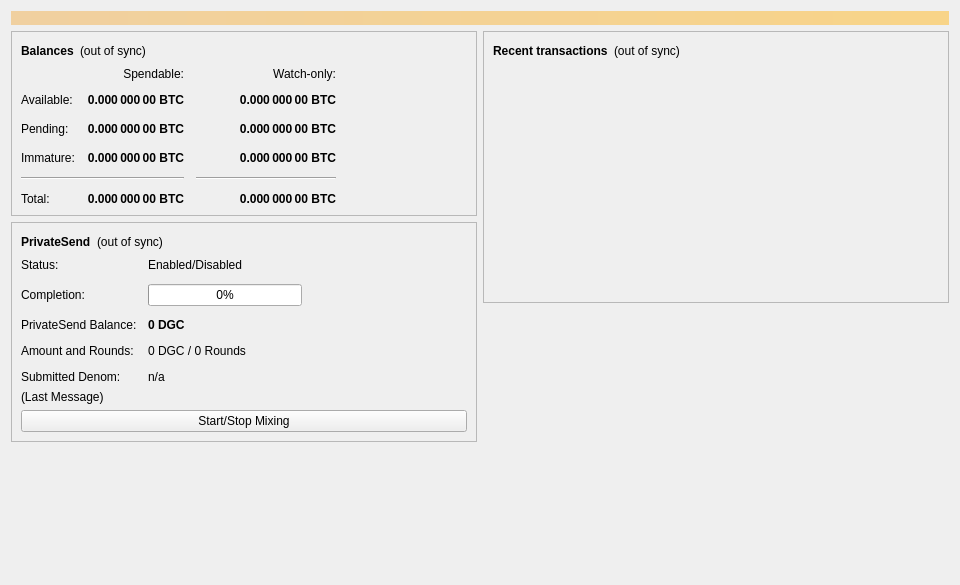
<?xml version="1.0" encoding="UTF-8"?>
<ui version="4.0">
 <class>OverviewPage</class>
 <widget class="QWidget" name="OverviewPage">
  <property name="geometry">
   <rect>
    <x>0</x>
    <y>0</y>
    <width>960</width>
    <height>585</height>
   </rect>
  </property>
  <property name="minimumSize">
   <size>
    <width>960</width>
    <height>0</height>
   </size>
  </property>
  <property name="windowTitle">
   <string>Form</string>
  </property>
  <layout class="QVBoxLayout" name="topLayout">
   <item>
    <widget class="QLabel" name="labelAlerts">
     <property name="visible">
      <bool>false</bool>
     </property>
     <property name="styleSheet">
      <string notr="true">QLabel { background-color: qlineargradient(x1: 0, y1: 0, x2: 1, y2: 0, stop:0 #F0D0A0, stop:1 #F8D488); color:#000000; }</string>
     </property>
     <property name="wordWrap">
      <bool>true</bool>
     </property>
     <property name="margin">
      <number>3</number>
     </property>
     <property name="textInteractionFlags">
      <set>Qt::TextSelectableByMouse</set>
     </property>
    </widget>
   </item>
   <item>
    <layout class="QHBoxLayout" name="horizontalLayout" stretch="1,1">
     <item>
      <layout class="QVBoxLayout" name="verticalLayout_2">
       <item>
        <widget class="QFrame" name="frame">
         <property name="frameShape">
          <enum>QFrame::StyledPanel</enum>
         </property>
         <property name="frameShadow">
          <enum>QFrame::Raised</enum>
         </property>
         <layout class="QVBoxLayout" name="verticalLayout_4">
          <item>
           <layout class="QHBoxLayout" name="horizontalLayout_4">
            <item>
             <widget class="QLabel" name="label_5">
              <property name="font">
               <font>
                <weight>75</weight>
                <bold>true</bold>
               </font>
              </property>
              <property name="text">
               <string>Balances</string>
              </property>
             </widget>
            </item>
            <item>
             <widget class="QLabel" name="labelWalletStatus">
              <property name="toolTip">
               <string>The displayed information may be out of date. Your wallet automatically synchronizes with the Dash network after a connection is established, but this process has not completed yet.</string>
              </property>
              <property name="text">
               <string notr="true">(out of sync)</string>
              </property>
              <property name="alignment">
               <set>Qt::AlignLeading|Qt::AlignLeft|Qt::AlignVCenter</set>
              </property>
             </widget>
            </item>
            <item>
             <spacer name="horizontalSpacer_3">
              <property name="orientation">
               <enum>Qt::Horizontal</enum>
              </property>
              <property name="sizeHint" stdset="0">
               <size>
                <width>40</width>
                <height>20</height>
               </size>
              </property>
             </spacer>
            </item>
           </layout>
          </item>
          <item>
           <layout class="QGridLayout" name="gridLayout">
            <property name="spacing">
             <number>12</number>
            </property>
            <item row="2" column="2">
             <widget class="QLabel" name="labelWatchPending">
              <property name="font">
               <font>
                <weight>75</weight>
                <bold>true</bold>
               </font>
              </property>
              <property name="cursor">
               <cursorShape>IBeamCursor</cursorShape>
              </property>
              <property name="toolTip">
               <string>Unconfirmed transactions to watch-only addresses</string>
              </property>
              <property name="text">
               <string notr="true">0.000 000 00 BTC</string>
              </property>
              <property name="alignment">
               <set>Qt::AlignRight|Qt::AlignTrailing|Qt::AlignVCenter</set>
              </property>
              <property name="textInteractionFlags">
               <set>Qt::LinksAccessibleByMouse|Qt::TextSelectableByKeyboard|Qt::TextSelectableByMouse</set>
              </property>
             </widget>
            </item>
            <item row="2" column="1">
             <widget class="QLabel" name="labelUnconfirmed">
              <property name="font">
               <font>
                <weight>75</weight>
                <bold>true</bold>
               </font>
              </property>
              <property name="cursor">
               <cursorShape>IBeamCursor</cursorShape>
              </property>
              <property name="toolTip">
               <string>Total of transactions that have yet to be confirmed, and do not yet count toward the spendable balance</string>
              </property>
              <property name="text">
               <string notr="true">0.000 000 00 BTC</string>
              </property>
              <property name="alignment">
               <set>Qt::AlignRight|Qt::AlignTrailing|Qt::AlignVCenter</set>
              </property>
              <property name="textInteractionFlags">
               <set>Qt::LinksAccessibleByMouse|Qt::TextSelectableByKeyboard|Qt::TextSelectableByMouse</set>
              </property>
             </widget>
            </item>
            <item row="3" column="2">
             <widget class="QLabel" name="labelWatchImmature">
              <property name="font">
               <font>
                <weight>75</weight>
                <bold>true</bold>
               </font>
              </property>
              <property name="cursor">
               <cursorShape>IBeamCursor</cursorShape>
              </property>
              <property name="toolTip">
               <string>Mined balance in watch-only addresses that has not yet matured</string>
              </property>
              <property name="text">
               <string notr="true">0.000 000 00 BTC</string>
              </property>
              <property name="alignment">
               <set>Qt::AlignRight|Qt::AlignTrailing|Qt::AlignVCenter</set>
              </property>
              <property name="textInteractionFlags">
               <set>Qt::LinksAccessibleByMouse|Qt::TextSelectableByKeyboard|Qt::TextSelectableByMouse</set>
              </property>
             </widget>
            </item>
            <item row="4" column="0" colspan="2">
             <widget class="Line" name="lineSpendableBalance">
              <property name="orientation">
               <enum>Qt::Horizontal</enum>
              </property>
             </widget>
            </item>
            <item row="4" column="2">
             <widget class="Line" name="lineWatchBalance">
              <property name="sizePolicy">
               <sizepolicy hsizetype="Preferred" vsizetype="Fixed">
                <horstretch>0</horstretch>
                <verstretch>0</verstretch>
               </sizepolicy>
              </property>
              <property name="minimumSize">
               <size>
                <width>140</width>
                <height>0</height>
               </size>
              </property>
              <property name="orientation">
               <enum>Qt::Horizontal</enum>
              </property>
             </widget>
            </item>
            <item row="5" column="0">
             <widget class="QLabel" name="labelTotalText">
              <property name="text">
               <string>Total:</string>
              </property>
             </widget>
            </item>
            <item row="3" column="1">
             <widget class="QLabel" name="labelImmature">
              <property name="font">
               <font>
                <weight>75</weight>
                <bold>true</bold>
               </font>
              </property>
              <property name="cursor">
               <cursorShape>IBeamCursor</cursorShape>
              </property>
              <property name="toolTip">
               <string>Mined balance that has not yet matured</string>
              </property>
              <property name="text">
               <string notr="true">0.000 000 00 BTC</string>
              </property>
              <property name="alignment">
               <set>Qt::AlignRight|Qt::AlignTrailing|Qt::AlignVCenter</set>
              </property>
              <property name="textInteractionFlags">
               <set>Qt::LinksAccessibleByMouse|Qt::TextSelectableByKeyboard|Qt::TextSelectableByMouse</set>
              </property>
             </widget>
            </item>
            <item row="2" column="3">
             <spacer name="horizontalSpacer_2">
              <property name="orientation">
               <enum>Qt::Horizontal</enum>
              </property>
              <property name="sizeHint" stdset="0">
               <size>
                <width>40</width>
                <height>20</height>
               </size>
              </property>
             </spacer>
            </item>
            <item row="3" column="0">
             <widget class="QLabel" name="labelImmatureText">
              <property name="text">
               <string>Immature:</string>
              </property>
             </widget>
            </item>
            <item row="5" column="1">
             <widget class="QLabel" name="labelTotal">
              <property name="font">
               <font>
                <weight>75</weight>
                <bold>true</bold>
               </font>
              </property>
              <property name="cursor">
               <cursorShape>IBeamCursor</cursorShape>
              </property>
              <property name="toolTip">
               <string>Your current total balance</string>
              </property>
              <property name="text">
               <string notr="true">0.000 000 00 BTC</string>
              </property>
              <property name="alignment">
               <set>Qt::AlignRight|Qt::AlignTrailing|Qt::AlignVCenter</set>
              </property>
              <property name="textInteractionFlags">
               <set>Qt::LinksAccessibleByMouse|Qt::TextSelectableByKeyboard|Qt::TextSelectableByMouse</set>
              </property>
             </widget>
            </item>
            <item row="5" column="2">
             <widget class="QLabel" name="labelWatchTotal">
              <property name="font">
               <font>
                <weight>75</weight>
                <bold>true</bold>
               </font>
              </property>
              <property name="cursor">
               <cursorShape>IBeamCursor</cursorShape>
              </property>
              <property name="toolTip">
               <string>Current total balance in watch-only addresses</string>
              </property>
              <property name="text">
               <string notr="true">0.000 000 00 BTC</string>
              </property>
              <property name="alignment">
               <set>Qt::AlignRight|Qt::AlignTrailing|Qt::AlignVCenter</set>
              </property>
              <property name="textInteractionFlags">
               <set>Qt::LinksAccessibleByMouse|Qt::TextSelectableByKeyboard|Qt::TextSelectableByMouse</set>
              </property>
             </widget>
            </item>
            <item row="0" column="2">
             <widget class="QLabel" name="labelWatchonly">
              <property name="text">
               <string>Watch-only:</string>
              </property>
              <property name="alignment">
               <set>Qt::AlignRight|Qt::AlignTrailing|Qt::AlignVCenter</set>
              </property>
             </widget>
            </item>
            <item row="1" column="0">
             <widget class="QLabel" name="labelBalanceText">
              <property name="text">
               <string>Available:</string>
              </property>
             </widget>
            </item>
            <item row="1" column="1">
             <widget class="QLabel" name="labelBalance">
              <property name="font">
               <font>
                <weight>75</weight>
                <bold>true</bold>
               </font>
              </property>
              <property name="cursor">
               <cursorShape>IBeamCursor</cursorShape>
              </property>
              <property name="toolTip">
               <string>Your current spendable balance</string>
              </property>
              <property name="text">
               <string notr="true">0.000 000 00 BTC</string>
              </property>
              <property name="alignment">
               <set>Qt::AlignRight|Qt::AlignTrailing|Qt::AlignVCenter</set>
              </property>
              <property name="textInteractionFlags">
               <set>Qt::LinksAccessibleByMouse|Qt::TextSelectableByKeyboard|Qt::TextSelectableByMouse</set>
              </property>
             </widget>
            </item>
            <item row="1" column="2">
             <widget class="QLabel" name="labelWatchAvailable">
              <property name="font">
               <font>
                <weight>75</weight>
                <bold>true</bold>
               </font>
              </property>
              <property name="cursor">
               <cursorShape>IBeamCursor</cursorShape>
              </property>
              <property name="toolTip">
               <string>Your current balance in watch-only addresses</string>
              </property>
              <property name="text">
               <string notr="true">0.000 000 00 BTC</string>
              </property>
              <property name="alignment">
               <set>Qt::AlignRight|Qt::AlignTrailing|Qt::AlignVCenter</set>
              </property>
              <property name="textInteractionFlags">
               <set>Qt::LinksAccessibleByMouse|Qt::TextSelectableByKeyboard|Qt::TextSelectableByMouse</set>
              </property>
             </widget>
            </item>
            <item row="2" column="0">
             <widget class="QLabel" name="labelPendingText">
              <property name="text">
               <string>Pending:</string>
              </property>
             </widget>
            </item>
            <item row="0" column="1">
             <widget class="QLabel" name="labelSpendable">
              <property name="text">
               <string>Spendable:</string>
              </property>
              <property name="alignment">
               <set>Qt::AlignRight|Qt::AlignTrailing|Qt::AlignVCenter</set>
              </property>
             </widget>
            </item>
           </layout>
          </item>
         </layout>
        </widget>
       </item>
       <item>
        <widget class="QFrame" name="framePrivateSend">
         <property name="layoutDirection">
          <enum>Qt::LeftToRight</enum>
         </property>
         <property name="frameShape">
          <enum>QFrame::StyledPanel</enum>
         </property>
         <property name="frameShadow">
          <enum>QFrame::Raised</enum>
         </property>
         <layout class="QVBoxLayout" name="VerticalLayout_PS1">
          <item>
           <layout class="QHBoxLayout" name="horizontalLayout_5">
            <item>
             <widget class="QLabel" name="labelPrivateSendHeader">
              <property name="font">
               <font>
                <weight>75</weight>
                <bold>true</bold>
               </font>
              </property>
              <property name="text">
               <string>PrivateSend</string>
              </property>
             </widget>
            </item>
            <item>
             <widget class="QLabel" name="labelPrivateSendSyncStatus">
              <property name="toolTip">
               <string>The displayed information may be out of date. Your wallet automatically synchronizes with the Dash network after a connection is established, but this process has not completed yet.</string>
              </property>
              <property name="text">
               <string notr="true">(out of sync)</string>
              </property>
              <property name="alignment">
               <set>Qt::AlignLeading|Qt::AlignLeft|Qt::AlignVCenter</set>
              </property>
             </widget>
            </item>
            <item>
             <spacer name="horizontalSpacer_4">
              <property name="orientation">
               <enum>Qt::Horizontal</enum>
              </property>
              <property name="sizeHint" stdset="0">
               <size>
                <width>40</width>
                <height>20</height>
               </size>
              </property>
             </spacer>
            </item>
           </layout>
          </item>
          <item>
           <layout class="QFormLayout" name="privateSendFormLayout">
            <property name="fieldGrowthPolicy">
             <enum>QFormLayout::AllNonFixedFieldsGrow</enum>
            </property>
            <property name="horizontalSpacing">
             <number>11</number>
            </property>
            <property name="verticalSpacing">
             <number>12</number>
            </property>
            <item row="0" column="0">
             <widget class="QLabel" name="labelPrivateSendEnabledText">
              <property name="text">
               <string>Status:</string>
              </property>
             </widget>
            </item>
            <item row="0" column="1">
             <widget class="QLabel" name="labelPrivateSendEnabled">
              <property name="text">
               <string>Enabled/Disabled</string>
              </property>
             </widget>
            </item>
            <item row="1" column="0">
             <widget class="QLabel" name="labelCompletitionText">
              <property name="text">
               <string>Completion:</string>
              </property>
             </widget>
            </item>
            <item row="1" column="1">
             <widget class="QProgressBar" name="privateSendProgress">
              <property name="maximumSize">
               <size>
                <width>154</width>
                <height>16777215</height>
               </size>
              </property>
              <property name="value">
               <number>0</number>
              </property>
             </widget>
            </item>
            <item row="2" column="0">
             <widget class="QLabel" name="labelAnonymizedText">
              <property name="text">
               <string>PrivateSend Balance:</string>
              </property>
             </widget>
            </item>
            <item row="2" column="1">
             <widget class="QLabel" name="labelAnonymized">
              <property name="font">
               <font>
                <weight>75</weight>
                <bold>true</bold>
               </font>
              </property>
              <property name="text">
               <string notr="true">0 DGC</string>
              </property>
             </widget>
            </item>
            <item row="3" column="0">
             <widget class="QLabel" name="labelAmountAndRoundsText">
              <property name="text">
               <string>Amount and Rounds:</string>
              </property>
             </widget>
            </item>
            <item row="3" column="1">
             <widget class="QLabel" name="labelAmountRounds">
              <property name="text">
               <string>0 DGC / 0 Rounds</string>
              </property>
             </widget>
            </item>
            <item row="4" column="0">
             <widget class="QLabel" name="labelSubmittedDenomText">
              <property name="text">
               <string>Submitted Denom:</string>
              </property>
             </widget>
            </item>
            <item row="4" column="1">
             <widget class="QLabel" name="labelSubmittedDenom">
              <property name="toolTip">
               <string>The denominations you submitted to the Masternode.&lt;br&gt;To mix, other users must submit the exact same denominations.</string>
              </property>
              <property name="text">
               <string>n/a</string>
              </property>
             </widget>
            </item>
           </layout>
          </item>
          <item>
           <layout class="QVBoxLayout" name="VerticalLayout_PS">
            <item>
             <widget class="QLabel" name="labelPrivateSendLastMessage">
              <property name="text">
               <string>(Last Message)</string>
              </property>
              <property name="alignment">
               <set>Qt::AlignLeading|Qt::AlignLeft|Qt::AlignTop</set>
              </property>
              <property name="wordWrap">
               <bool>true</bool>
              </property>
             </widget>
            </item>
            <item>
             <widget class="QPushButton" name="togglePrivateSend">
              <property name="sizePolicy">
               <sizepolicy hsizetype="MinimumExpanding" vsizetype="Fixed">
                <horstretch>0</horstretch>
                <verstretch>0</verstretch>
               </sizepolicy>
              </property>
              <property name="text">
               <string>Start/Stop Mixing</string>
              </property>
             </widget>
            </item>
           </layout>
          </item>
         </layout>
        </widget>
       </item>
       <item>
        <spacer name="verticalSpacer">
         <property name="orientation">
          <enum>Qt::Vertical</enum>
         </property>
         <property name="sizeHint" stdset="0">
          <size>
           <width>20</width>
           <height>40</height>
          </size>
         </property>
        </spacer>
       </item>
      </layout>
     </item>
     <item>
      <layout class="QVBoxLayout" name="verticalLayout_3">
       <item>
        <widget class="QFrame" name="frame_2">
         <property name="frameShape">
          <enum>QFrame::StyledPanel</enum>
         </property>
         <property name="frameShadow">
          <enum>QFrame::Raised</enum>
         </property>
         <layout class="QVBoxLayout" name="verticalLayout">
          <item>
           <layout class="QHBoxLayout" name="horizontalLayout_2">
            <item>
             <widget class="QLabel" name="label_4">
              <property name="font">
               <font>
                <weight>75</weight>
                <bold>true</bold>
               </font>
              </property>
              <property name="text">
               <string>Recent transactions</string>
              </property>
             </widget>
            </item>
            <item>
             <widget class="QLabel" name="labelTransactionsStatus">
              <property name="toolTip">
               <string>The displayed information may be out of date. Your wallet automatically synchronizes with the Dash network after a connection is established, but this process has not completed yet.</string>
              </property>
              <property name="text">
               <string notr="true">(out of sync)</string>
              </property>
              <property name="alignment">
               <set>Qt::AlignLeading|Qt::AlignLeft|Qt::AlignVCenter</set>
              </property>
             </widget>
            </item>
            <item>
             <spacer name="horizontalSpacer">
              <property name="orientation">
               <enum>Qt::Horizontal</enum>
              </property>
              <property name="sizeHint" stdset="0">
               <size>
                <width>40</width>
                <height>20</height>
               </size>
              </property>
             </spacer>
            </item>
           </layout>
          </item>
          <item>
           <widget class="QListView" name="listTransactions">
            <property name="styleSheet">
             <string notr="true">QListView { background: transparent; }</string>
            </property>
            <property name="frameShape">
             <enum>QFrame::NoFrame</enum>
            </property>
            <property name="verticalScrollBarPolicy">
             <enum>Qt::ScrollBarAlwaysOff</enum>
            </property>
            <property name="horizontalScrollBarPolicy">
             <enum>Qt::ScrollBarAlwaysOff</enum>
            </property>
            <property name="selectionMode">
             <enum>QAbstractItemView::NoSelection</enum>
            </property>
           </widget>
          </item>
         </layout>
        </widget>
       </item>
       <item>
        <spacer name="verticalSpacer_2">
         <property name="orientation">
          <enum>Qt::Vertical</enum>
         </property>
         <property name="sizeHint" stdset="0">
          <size>
           <width>20</width>
           <height>40</height>
          </size>
         </property>
        </spacer>
       </item>
      </layout>
     </item>
    </layout>
   </item>
  </layout>
 </widget>
 <resources/>
 <connections/>
</ui>
